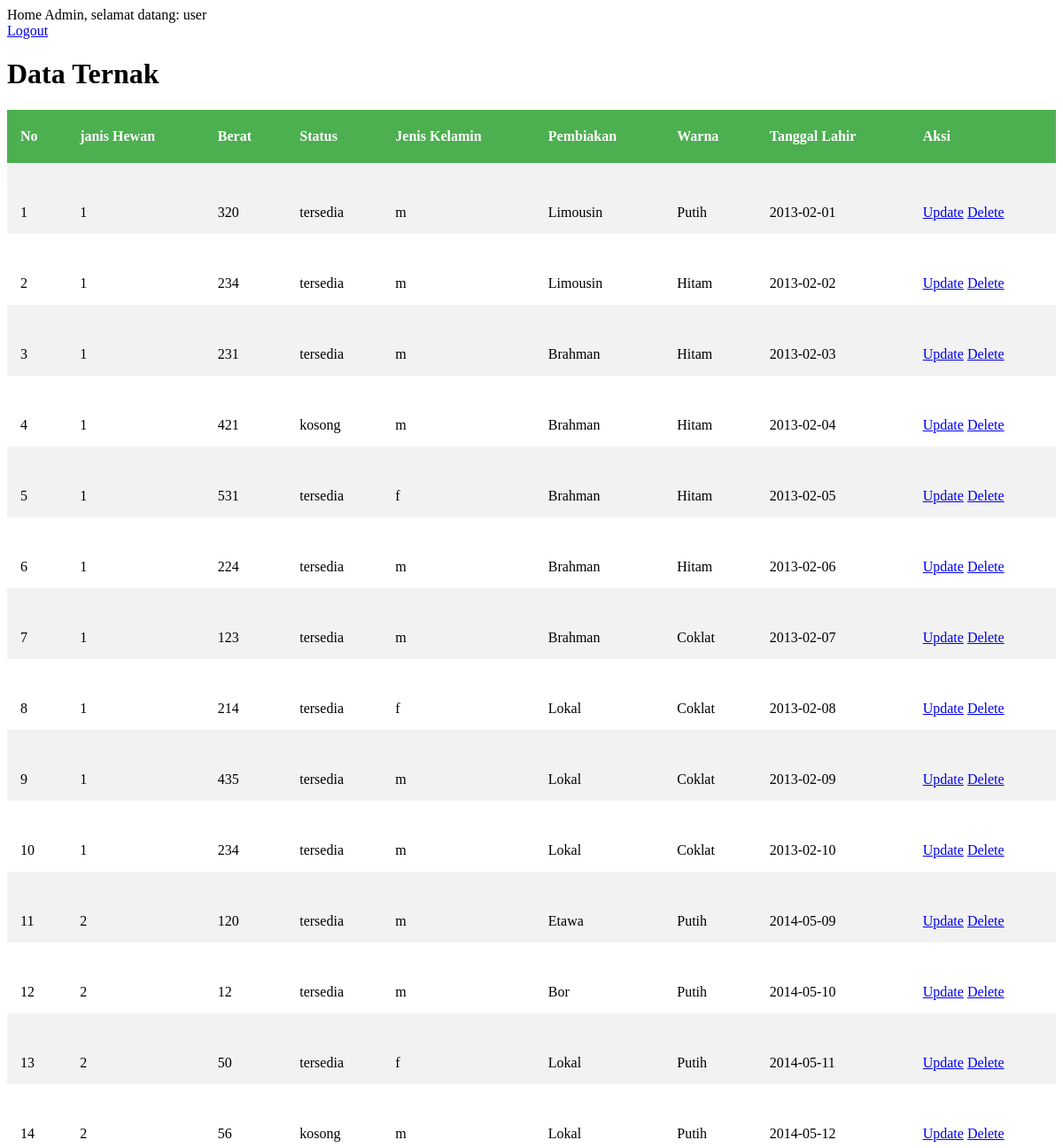
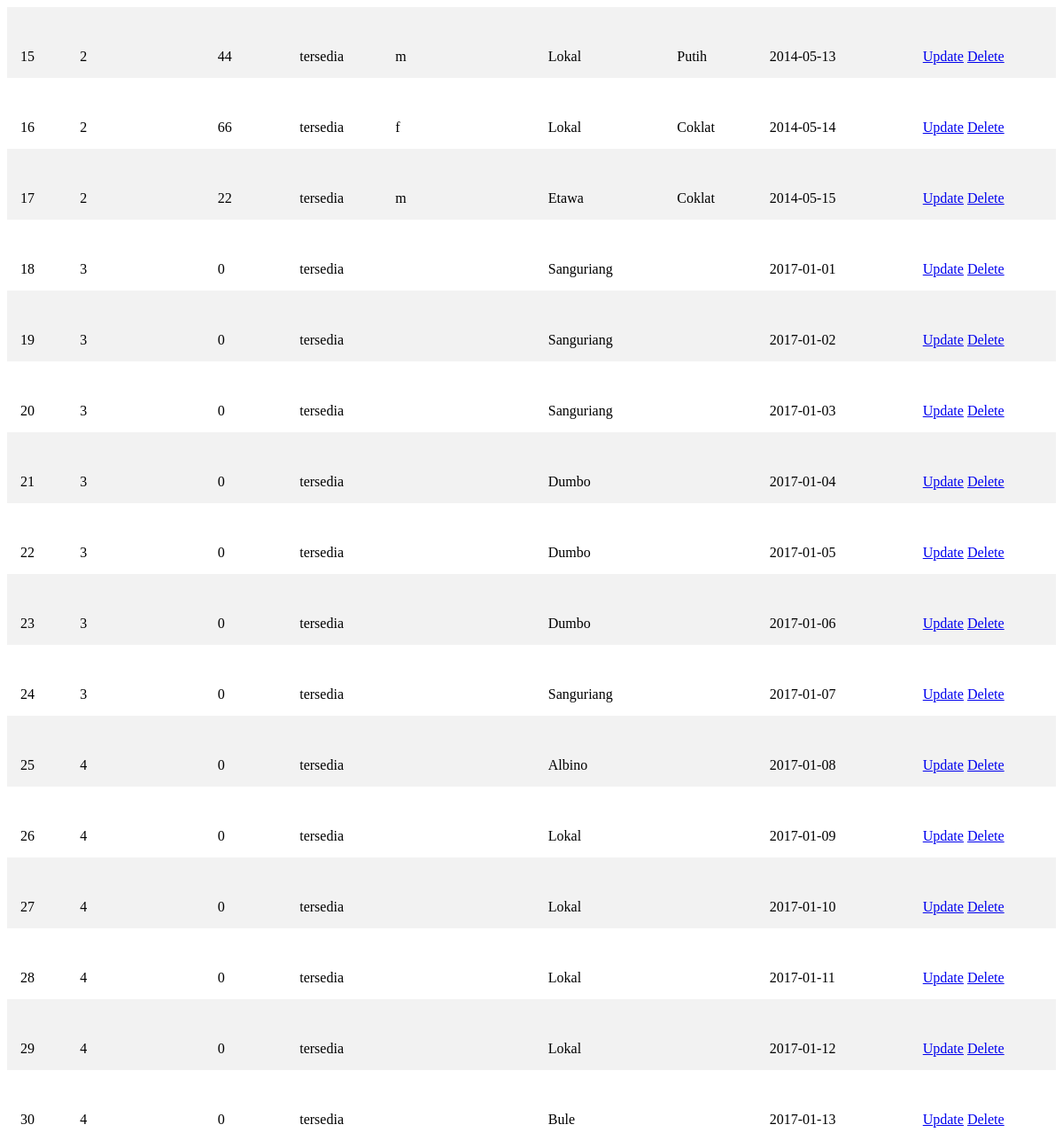
Page /home_admin.php (signed in) on the committed database (2 pictures, top to bottom).
### tables this page shows
CREATE TABLE `animal` (
  `animal_id` int(11) NOT NULL AUTO_INCREMENT,
  `animal_type_id` int(11) unsigned NOT NULL,
  `description` mediumtext,
  `weight` int(10) unsigned DEFAULT NULL,
  `status` varchar(45) DEFAULT NULL,
  `sex` enum('m','f') NOT NULL,
  `eartag` varchar(45) DEFAULT NULL,
  `breed` varchar(45) DEFAULT NULL,
  `color` varchar(45) DEFAULT NULL,
  `born` date NOT NULL,
  PRIMARY KEY (`animal_id`)
);

### home_admin.php (the view, shortened to what this page needs)
<!DOCTYPE html>
<html>
    <head>
        <link rel="stylesheet" href="style.css">
    </head>
    <body>
        <?php
        if ($_SESSION['username']) {
            echo "Home Admin, selamat datang: " . $_SESSION['username'];
        ?>
        <br>
        <a href="logout.php">Logout</a>
        <?php } else {
            header('location: ./login.php');
        }
        ?>
        <h1>Data Ternak</h1>
        <table>
            <tr>
                <th>No</th>
                <th>janis Hewan</th>
                <th>Berat</th>
                <th>Status</th>
                <th>Jenis Kelamin</th>
                <th>Pembiakan</th>
                <th>Warna</th>
                <th>Tanggal Lahir</th>
                <th>Aksi</th>
            </tr>
            <?php
                require 'connection.php';
                $no = 1;
                $query = mysqli_query($conn, "SELECT * FROM animal");
                while ($hasil = mysqli_fetch_array($query)) { ?>
                <tr>
                    <td><?php echo $no++; ?></td>
                    <td><?php echo $hasil[1] ?></td>
                    <td><?php echo $hasil[3] ?></td>
                    <td><?php echo $hasil[4] ?></td>
                    <td><?php echo $hasil[5] ?></td>
                    <td><?php echo $hasil[7] ?></td>
                    <td><?php echo $hasil[8] ?></td>
                    <td><?php echo $hasil[9] ?></td>
                    <td>
                        <a href="update.php?animal_id=<?php echo $hasil[0]?>">Update</a>
                        <a href="delete.php?animal_id=<?php echo $hasil[0]?>">Delete</a>
                    </td>
                </tr>
                <?php } ?>
        </table>
    </body>
</html>

### style.css (style rules this page uses)
table { border-collapse: collapse; width: 100%; }
th { height: 30px; text-align: left; background-color: #4CAF50; color: white; }
td { height: 50px; vertical-align: bottom; }
th, td { padding: 15px; text-align: left; }
tr:nth-child(even) { background-color: #f2f2f2 }

### rows in the picture
animal: animal_type "1", weight "320", status "tersedia", sex "m", breed "Limousin", color "Putih", born "2013-02-01"
animal: animal_type "1", weight "234", status "tersedia", sex "m", breed "Limousin", color "Hitam", born "2013-02-02"
animal: animal_type "1", weight "231", status "tersedia", sex "m", breed "Brahman", color "Hitam", born "2013-02-03"
animal: animal_type "1", weight "421", status "kosong", sex "m", breed "Brahman", color "Hitam", born "2013-02-04"
animal: animal_type "1", weight "531", status "tersedia", sex "f", breed "Brahman", color "Hitam", born "2013-02-05"
animal: animal_type "1", weight "224", status "tersedia", sex "m", breed "Brahman", color "Hitam", born "2013-02-06"
animal: animal_type "1", weight "123", status "tersedia", sex "m", breed "Brahman", color "Coklat", born "2013-02-07"
animal: animal_type "1", weight "214", status "tersedia", sex "f", breed "Lokal", color "Coklat", born "2013-02-08"
animal: animal_type "1", weight "435", status "tersedia", sex "m", breed "Lokal", color "Coklat", born "2013-02-09"
animal: animal_type "1", weight "234", status "tersedia", sex "m", breed "Lokal", color "Coklat", born "2013-02-10"
animal: animal_type "2", weight "120", status "tersedia", sex "m", breed "Etawa", color "Putih", born "2014-05-09"
animal: animal_type "2", weight "12", status "tersedia", sex "m", breed "Bor", color "Putih", born "2014-05-10"
animal: animal_type "2", weight "50", status "tersedia", sex "f", breed "Lokal", color "Putih", born "2014-05-11"
animal: animal_type "2", weight "56", status "kosong", sex "m", breed "Lokal", color "Putih", born "2014-05-12"
animal: animal_type "2", weight "44", status "tersedia", sex "m", breed "Lokal", color "Putih", born "2014-05-13"
animal: animal_type "2", weight "66", status "tersedia", sex "f", breed "Lokal", color "Coklat", born "2014-05-14"
animal: animal_type "2", weight "22", status "tersedia", sex "m", breed "Etawa", color "Coklat", born "2014-05-15"
animal: animal_type "3", weight "0", status "tersedia", breed "Sanguriang", born "2017-01-01"
animal: animal_type "3", weight "0", status "tersedia", breed "Sanguriang", born "2017-01-02"
animal: animal_type "3", weight "0", status "tersedia", breed "Sanguriang", born "2017-01-03"
animal: animal_type "3", weight "0", status "tersedia", breed "Dumbo", born "2017-01-04"
animal: animal_type "3", weight "0", status "tersedia", breed "Dumbo", born "2017-01-05"
animal: animal_type "3", weight "0", status "tersedia", breed "Dumbo", born "2017-01-06"
animal: animal_type "3", weight "0", status "tersedia", breed "Sanguriang", born "2017-01-07"
animal: animal_type "4", weight "0", status "tersedia", breed "Albino", born "2017-01-08"
animal: animal_type "4", weight "0", status "tersedia", breed "Lokal", born "2017-01-09"
animal: animal_type "4", weight "0", status "tersedia", breed "Lokal", born "2017-01-10"
animal: animal_type "4", weight "0", status "tersedia", breed "Lokal", born "2017-01-11"
animal: animal_type "4", weight "0", status "tersedia", breed "Lokal", born "2017-01-12"
animal: animal_type "4", weight "0", status "tersedia", breed "Bule", born "2017-01-13"

### other values in the picture
$_SESSION['username'] "user"
